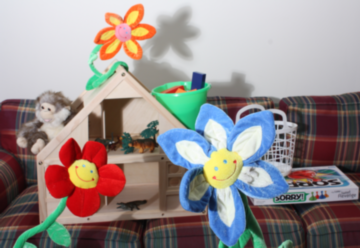
#> input picture a1-Image_Matching/img/im3-0.png, 360 x 248 px, found by its file name
$ python T2-transformImage.py
#> lines starting #> are read from the running program, lines starting #| are printed output that depends on the picture
from PIL import Image
import numpy as np
import cv2


def change_image(image):
    m = (image - np.mean(image)) / np.std(image)
    output = Image.fromarray(m.astype(np.uint8))
    return output


image2 = cv2.imread('im3-0.png')
#> image2 is the input picture: shape (248, 360, 3); mean B, G, R 139.9, 141.8, 150.8
im2 = change_image(image2)
#> in change_image, `output = Image.fromarray(m.astype(np.uint8))`:
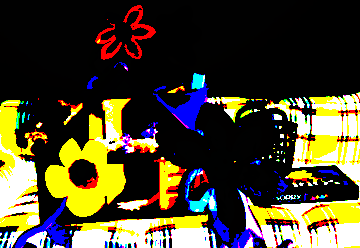
#> output: PIL image 360x248 RGB; mean R, G, B 74, 68, 44.9

im2.show()

$ run again, with a1-Image_Matching/img/im3-1.png copied over a1-Image_Matching/img/im3-0.png
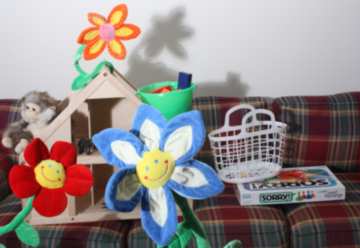
#> input picture a1-Image_Matching/img/im3-1.png, 360 x 248 px, found by its file name
#> image2 is the input picture: shape (248, 360, 3); mean B, G, R 136.8, 137.6, 146.3
#> in change_image, `output = Image.fromarray(m.astype(np.uint8))`:
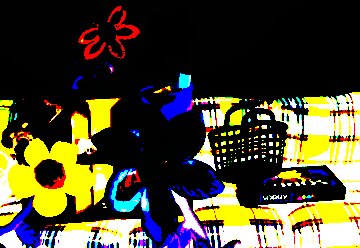
#> output: PIL image 360x248 RGB; mean R, G, B 75, 70.4, 46.6

$ run again, with a1-Image_Matching/img/im0.png copied over a1-Image_Matching/img/im3-0.png
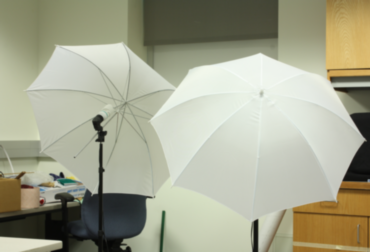
#> input picture a1-Image_Matching/img/im0.png, 370 x 252 px, found by its file name
#> image2 is the input picture: shape (252, 370, 3); mean B, G, R 142.7, 164.7, 164.3
#> in change_image, `output = Image.fromarray(m.astype(np.uint8))`:
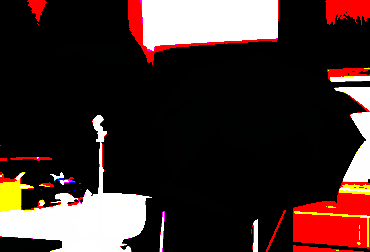
#> output: PIL image 370x252 RGB; mean R, G, B 61.7, 43.3, 40.6

$ run again, with a1-Image_Matching/img/im1.png copied over a1-Image_Matching/img/im3-0.png
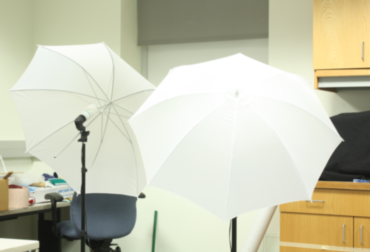
#> input picture a1-Image_Matching/img/im1.png, 370 x 252 px, found by its file name
#> image2 is the input picture: shape (252, 370, 3); mean B, G, R 176.5, 198.5, 199.1
#> in change_image, `output = Image.fromarray(m.astype(np.uint8))`:
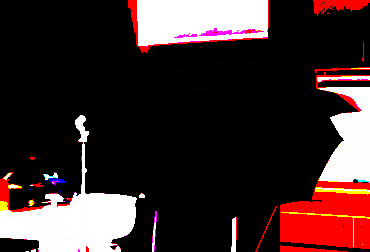
#> output: PIL image 370x252 RGB; mean R, G, B 63, 43.3, 43.2
